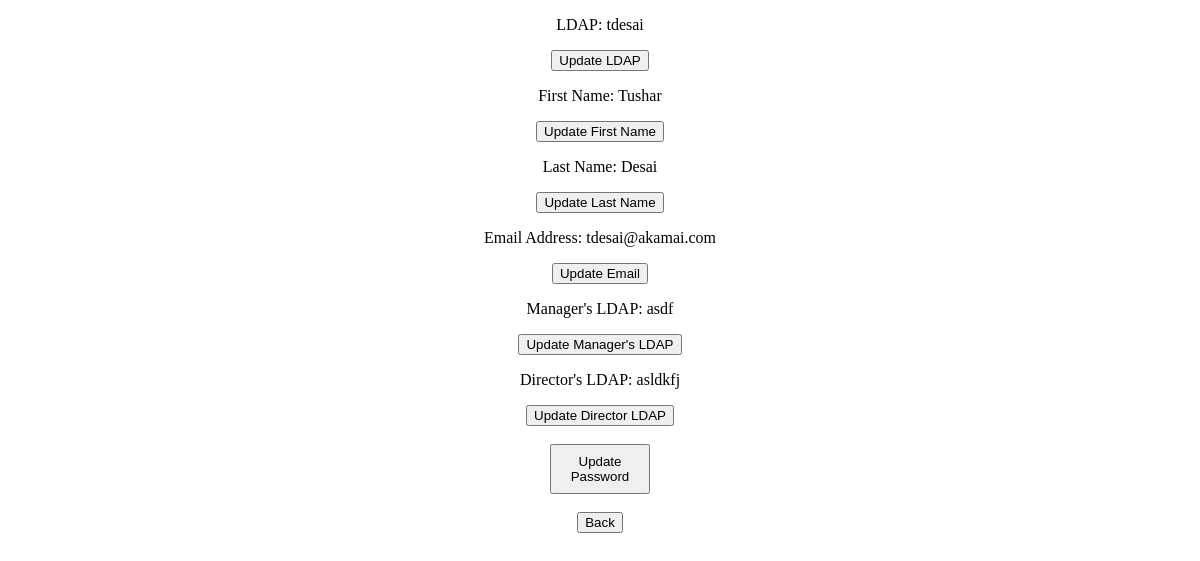
The page /quest/user_info/tdesai (signed in) on the database as committed earlier.
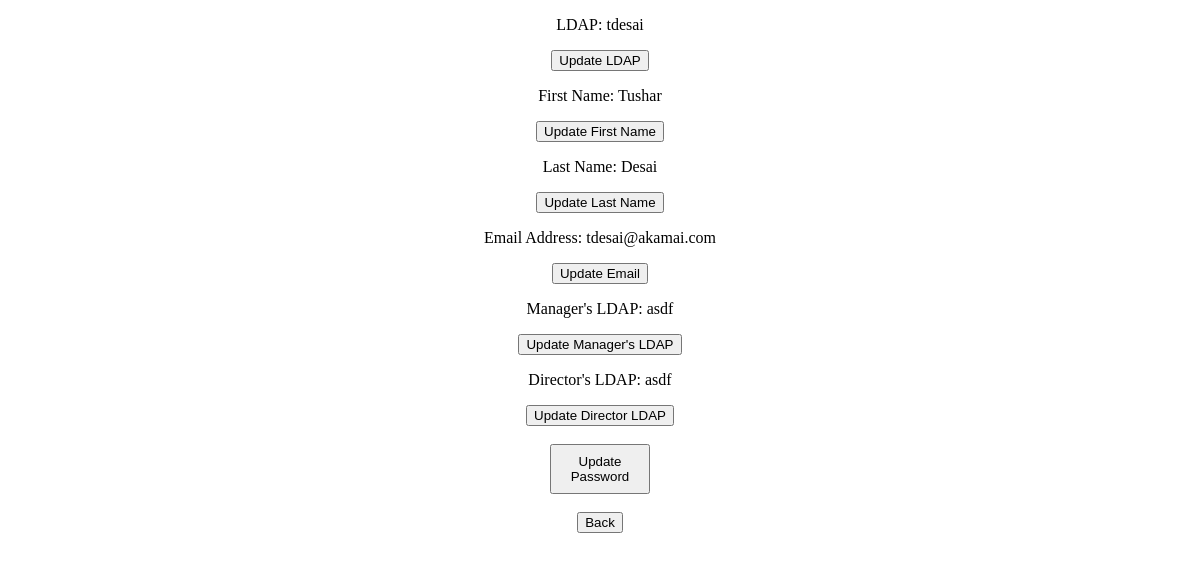
The same page on the database as committed later.
### quest_extension/models.py (models this page shows)
class User(models.Model):
   user_ldap = models.CharField(max_length=45)
   user_first_name = models.CharField(max_length=45)
   user_last_name = models.CharField(max_length=45)
   user_email = models.CharField(max_length=45)
   user_manager_ldap = models.CharField(max_length=45)
   user_director_ldap = models.CharField(max_length=45)
   user_password = models.CharField(max_length = 45)
   user_reset_password_pin = models.CharField(max_length = 5, null=True, default = None)

### quest_extension/views.py (the view)
# urls.py: path('user_info/<ldap>',views.get_user_info),
def get_user_info(request, ldap):
    if not validate_user_access(request.session['current_user_ldap'], ldap):
        return HttpResponseRedirect('/quest/user_login')
    current_user = User.objects.get(user_ldap = ldap)
    context = {'current_user': current_user}
    return render(request, 'quest_extension/user_info.html', context)

### quest_extension/logic.py (called while the page is built)
def validate_user_access(session_ldap, current_ldap):
    return (session_ldap == current_ldap)

### quest_extension/templates/quest_extension/user_info.html (shortened to what this page needs)
{% load static %}
<!DOCTYPE html>
<html>
<head>
    <link rel="stylesheet" type="text/css" href="{% static 'quest_extension/user_info_style.css' %}">
</head>
<body>
    <p>LDAP: {{current_user.user_ldap}}</p>
    <button id = 'update_ldap_button' onclick="update('ldap')"> Update LDAP</button>
    <p> First Name:  {{current_user.user_first_name }} </p>
    <button id = 'update_first_name_button' onclick="update('first_name')"> Update First Name</button>
    <p> Last Name: {{current_user.user_last_name}} </p>
    <button id = 'update_last_name_button' onclick="update('last_name')"> Update Last Name</button>
    <p> Email Address: </h3> {{current_user.user_email}} </p>
    <button id = 'update_email_button' onclick="update('email')"> Update Email</button>
    <p> Manager's LDAP: </h3> {{current_user.user_manager_ldap}} </p>
    <button id = 'update_manager_ldap_button' onclick="update('manager_ldap')"> Update Manager's LDAP</button>
    <p> Director's LDAP: {{current_user.user_director_ldap}} </p>
    <button id = 'update_director_ldap_button' onclick="update('director_ldap')"> Update Director LDAP</button>
    <br>
    <br>
    <button id = 'update_password_button' onclick="update('password')"> Update Password</button>
    <br>
    <br>
    <form method = 'GET' action = '/quest/user_project_page/{{current_user.user_ldap}}'>
        <button type='submit'> Back </button>
    </form>
</body>
</html>

Rows that differ between the two databases and show on the page:
changed User "tdesai": user_director_ldap "asldkfj" → "asdf"
